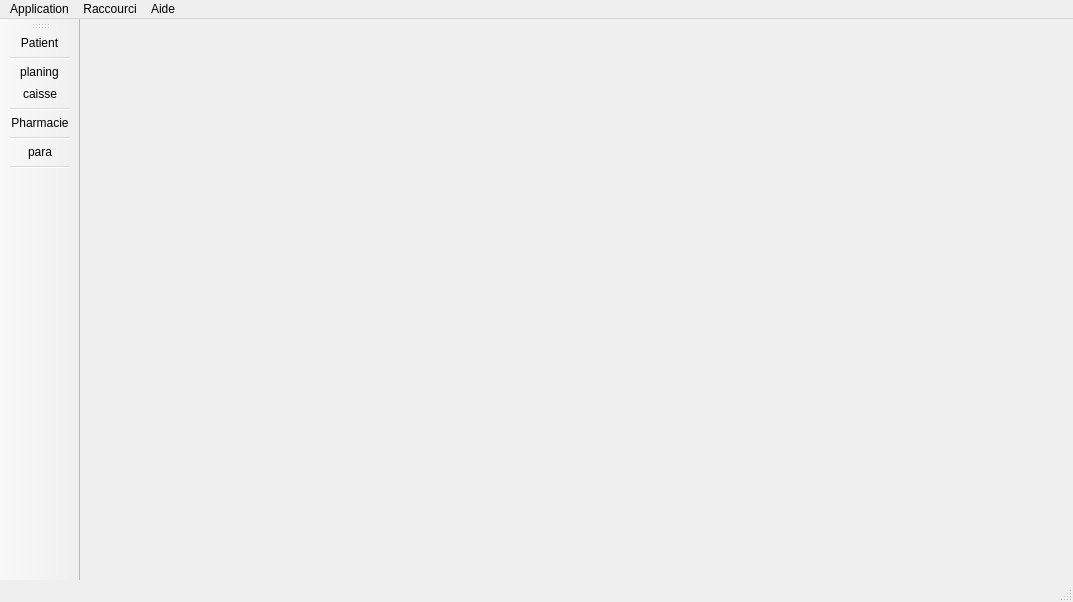
<?xml version="1.0" encoding="UTF-8"?>
<ui version="4.0">
 <class>MainWindow</class>
 <widget class="QMainWindow" name="MainWindow">
  <property name="geometry">
   <rect>
    <x>0</x>
    <y>0</y>
    <width>1073</width>
    <height>602</height>
   </rect>
  </property>
  <property name="minimumSize">
   <size>
    <width>1073</width>
    <height>602</height>
   </size>
  </property>
  <property name="windowTitle">
   <string>MainWindow</string>
  </property>
  <property name="iconSize">
   <size>
    <width>28</width>
    <height>28</height>
   </size>
  </property>
  <widget class="QWidget" name="centralwidget">
   <layout class="QVBoxLayout" name="verticalLayout"/>
  </widget>
  <widget class="QMenuBar" name="menubar">
   <property name="geometry">
    <rect>
     <x>0</x>
     <y>0</y>
     <width>1073</width>
     <height>24</height>
    </rect>
   </property>
   <widget class="QMenu" name="menuRaccourci">
    <property name="title">
     <string>Raccourci</string>
    </property>
    <addaction name="separator"/>
    <addaction name="separator"/>
    <addaction name="separator"/>
   </widget>
   <widget class="QMenu" name="menuAide">
    <property name="title">
     <string>Aide</string>
    </property>
    <addaction name="actionA_propos"/>
   </widget>
   <widget class="QMenu" name="menuApplication">
    <property name="title">
     <string>Application</string>
    </property>
    <addaction name="deconnecter"/>
    <addaction name="actionQuitter"/>
    <addaction name="separator"/>
   </widget>
   <addaction name="menuApplication"/>
   <addaction name="menuRaccourci"/>
   <addaction name="menuAide"/>
  </widget>
  <widget class="QStatusBar" name="statusbar"/>
  <widget class="QToolBar" name="menuGauche">
   <property name="windowTitle">
    <string>toolBar</string>
   </property>
   <property name="styleSheet">
    <string notr="true"/>
   </property>
   <property name="iconSize">
    <size>
     <width>43</width>
     <height>43</height>
    </size>
   </property>
   <attribute name="toolBarArea">
    <enum>LeftToolBarArea</enum>
   </attribute>
   <attribute name="toolBarBreak">
    <bool>false</bool>
   </attribute>
   <addaction name="actionPatient"/>
   <addaction name="separator"/>
   <addaction name="actionplaning"/>
   <addaction name="actioncaisse"/>
   <addaction name="separator"/>
   <addaction name="actionPharmacie"/>
   <addaction name="separator"/>
   <addaction name="actionpara"/>
   <addaction name="separator"/>
  </widget>
  <action name="actionPatient">
   <property name="icon">
    <iconset>
     <normaloff>../../../../../../../../../../../../../../.designer/ressource/icon/man.png</normaloff>../../../../../../../../../../../../../../.designer/ressource/icon/man.png</iconset>
   </property>
   <property name="text">
    <string>Patient</string>
   </property>
  </action>
  <action name="actionPharmacie">
   <property name="icon">
    <iconset>
     <normaloff>../../../../../../../../../../../.designer/res/pharmacy-312139_1280.png</normaloff>../../../../../../../../../../../.designer/res/pharmacy-312139_1280.png</iconset>
   </property>
   <property name="text">
    <string>Pharmacie</string>
   </property>
  </action>
  <action name="actionpara">
   <property name="icon">
    <iconset>
     <normaloff>../../../../../../../../../../../../../../.designer/ressource/settings.png</normaloff>../../../../../../../../../../../../../../.designer/ressource/settings.png</iconset>
   </property>
   <property name="text">
    <string>para</string>
   </property>
   <property name="toolTip">
    <string>&lt;html&gt;&lt;head/&gt;&lt;body&gt;&lt;p&gt;parametre&lt;/p&gt;&lt;/body&gt;&lt;/html&gt;</string>
   </property>
  </action>
  <action name="actioncaisse">
   <property name="icon">
    <iconset>
     <normaloff>../../../../../../../../../../../../../../.designer/ressource/logo-bitcoin.png</normaloff>../../../../../../../../../../../../../../.designer/ressource/logo-bitcoin.png</iconset>
   </property>
   <property name="text">
    <string>caisse</string>
   </property>
  </action>
  <action name="actionplaning">
   <property name="icon">
    <iconset>
     <normaloff>../../../../../../../../../../../../../../.designer/ressource/icon/date.png</normaloff>../../../../../../../../../../../../../../.designer/ressource/icon/date.png</iconset>
   </property>
   <property name="text">
    <string>planing</string>
   </property>
  </action>
  <action name="actionQuitter">
   <property name="text">
    <string>Quitter</string>
   </property>
  </action>
  <action name="deconnecter">
   <property name="text">
    <string>Se deconnecter</string>
   </property>
  </action>
  <action name="actionA_propos">
   <property name="text">
    <string>A propos</string>
   </property>
  </action>
 </widget>
 <resources/>
 <connections/>
</ui>
